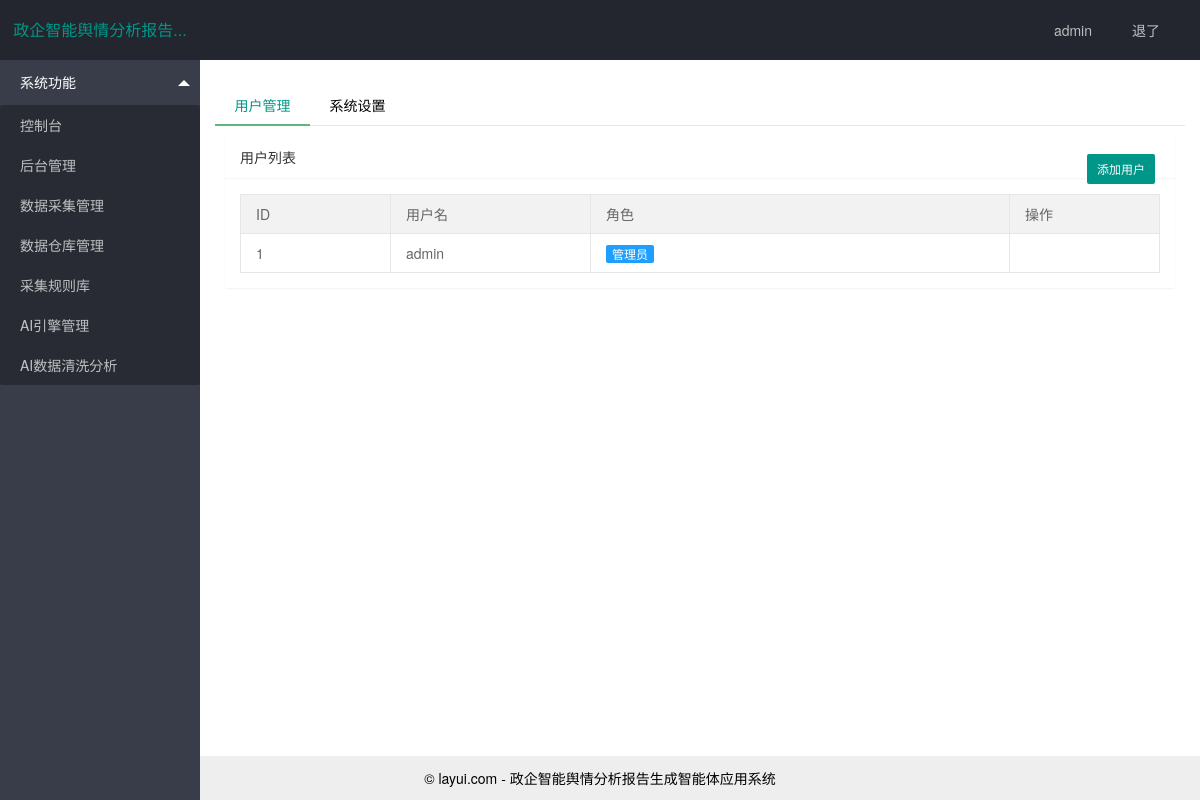
The page /admin (signed in) on the database its author committed.
### app/models.py (models this page shows, shortened)
class SystemSettings(db.Model):
    id = db.Column(db.Integer, primary_key=True)
    app_name = db.Column(db.String(128), default='政企智能舆情分析报告生成智能体应用系统')
    logo_url = db.Column(db.String(256))

class User(UserMixin, db.Model):
    id = db.Column(db.Integer, primary_key=True)
    username = db.Column(db.String(64), index=True, unique=True)
    password_hash = db.Column(db.String(128))
    role = db.Column(db.String(20), default='user') # user, admin

### app/routes.py (the view, shortened to what this page needs)
@app.route('/admin', methods=['GET', 'POST'])
@login_required
def admin():
    if current_user.role != 'admin':
        flash('您没有权限访问该页面')
        return redirect(url_for('index'))
    users = User.query.all()
    settings = SystemSettings.query.first()
    return render_template('admin.html', title='后台管理', users=users, settings=settings)

### app/models.py (called while the page is built)
@login.user_loader
def load_user(id):
    return User.query.get(int(id))

### app/routes.py (called while the page is built)
@app.context_processor
def inject_system_settings():
    settings = SystemSettings.query.first()
    if not settings:
        settings = SystemSettings(app_name='政企智能舆情分析报告生成智能体应用系统')
        db.session.add(settings)
        db.session.commit()
    return dict(system_settings=settings)

### app/templates/admin.html (shortened to what this page needs)
{% extends "base.html" %}
{% block content %}
<div class="layui-tab layui-tab-brief" lay-filter="docDemoTabBrief">
  <ul class="layui-tab-title">
    <li class="layui-this">用户管理</li>
    <li>系统设置</li>
  </ul>
  <div class="layui-tab-content">
    <div class="layui-tab-item layui-show">
      <div class="layui-card">
        <div class="layui-card-header">
          用户列表
          <div class="layui-layout-right" style="margin-top: 10px; margin-right: 20px;">
            <button class="layui-btn layui-btn-sm" onclick="addUser()">添加用户</button>
          </div>
        </div>
        <div class="layui-card-body">
          <table class="layui-table">
            <colgroup>
              <col width="150">
              <col width="200">
              <col>
              <col width="150">
            </colgroup>
            <thead>
              <tr>
                <th>ID</th>
                <th>用户名</th>
                <th>角色</th>
                <th>操作</th>
              </tr>
            </thead>
            <tbody>
              {% for user in users %}
              <tr>
                <td>{{ user.id }}</td>
                <td>{{ user.username }}</td>
                <td>
                    {% if user.role == 'admin' %}
                    <span class="layui-badge layui-bg-blue">管理员</span>
                    {% else %}
                    <span class="layui-badge layui-bg-gray">普通用户</span>
                    {% endif %}
                </td>
                <td>
                </td>
              </tr>
              {% endfor %}
            </tbody>
          </table>
        </div>
      </div>
    </div>
  </div>
</div>
{% endblock %}

### app/templates/base.html (shortened to what this page needs)
<!DOCTYPE html>
<html>
<head>
  <link rel="stylesheet" href="{{ url_for('static', filename='layui-v2.2.5/layui/css/layui.css') }}"  media="all">
</head>
<body class="layui-layout-body">
<div class="layui-layout layui-layout-admin">
  {% if current_user.is_authenticated %}
  <div class="layui-header">
    <div class="layui-logo">{{ system_settings.app_name[:10] }}...</div>
    <ul class="layui-nav layui-layout-right">
      <li class="layui-nav-item">
        <a href="javascript:;">
          {{ current_user.username }}
        </a>
      </li>
      <li class="layui-nav-item"><a href="{{ url_for('logout') }}">退了</a></li>
    </ul>
  </div>
  <div class="layui-side layui-bg-black">
    <div class="layui-side-scroll">
      <ul class="layui-nav layui-nav-tree"  lay-filter="test">
        <li class="layui-nav-item layui-nav-itemed">
          <a class="" href="javascript:;">系统功能</a>
          <dl class="layui-nav-child">
            <dd><a href="{{ url_for('index') }}">控制台</a></dd>
            {% if current_user.role == 'admin' %}
            <dd><a href="{{ url_for('admin') }}">后台管理</a></dd>
            <dd><a href="{{ url_for('admin_collection') }}">数据采集管理</a></dd>
            <dd><a href="{{ url_for('admin_data_warehouse') }}">数据仓库管理</a></dd>
            <dd><a href="{{ url_for('admin_rules') }}">采集规则库</a></dd>
            <dd><a href="{{ url_for('admin_ai_engines') }}">AI引擎管理</a></dd>
            <dd><a href="{{ url_for('admin_ai_analysis') }}">AI数据清洗分析</a></dd>
            {% endif %}
          </dl>
        </li>
      </ul>
    </div>
  </div>
  {% endif %}
  <div class="layui-body {{ 'layui-body-full' if not current_user.is_authenticated else '' }}">
    <div style="padding: 15px;">
      {% block content %}{% endblock %}
    </div>
  </div>
  {% if current_user.is_authenticated %}
  <div class="layui-footer" style="left: 0; text-align: center;">
    © layui.com - {{ system_settings.app_name }}
  </div>
  {% endif %}
</div>
</body>
</html>

### app/templates/base.html (style rules this page uses)
body { padding-top: 60px; }
.layui-layout-admin .layui-header { position: fixed; top: 0; left: 0; right: 0; }

### rows shown on the page
SystemSettings: app_name "政企智能舆情分析报告", app_name "政企智能舆情分析报告生成智能体应用系统"
User: username "admin", id "1", role "管理员"
